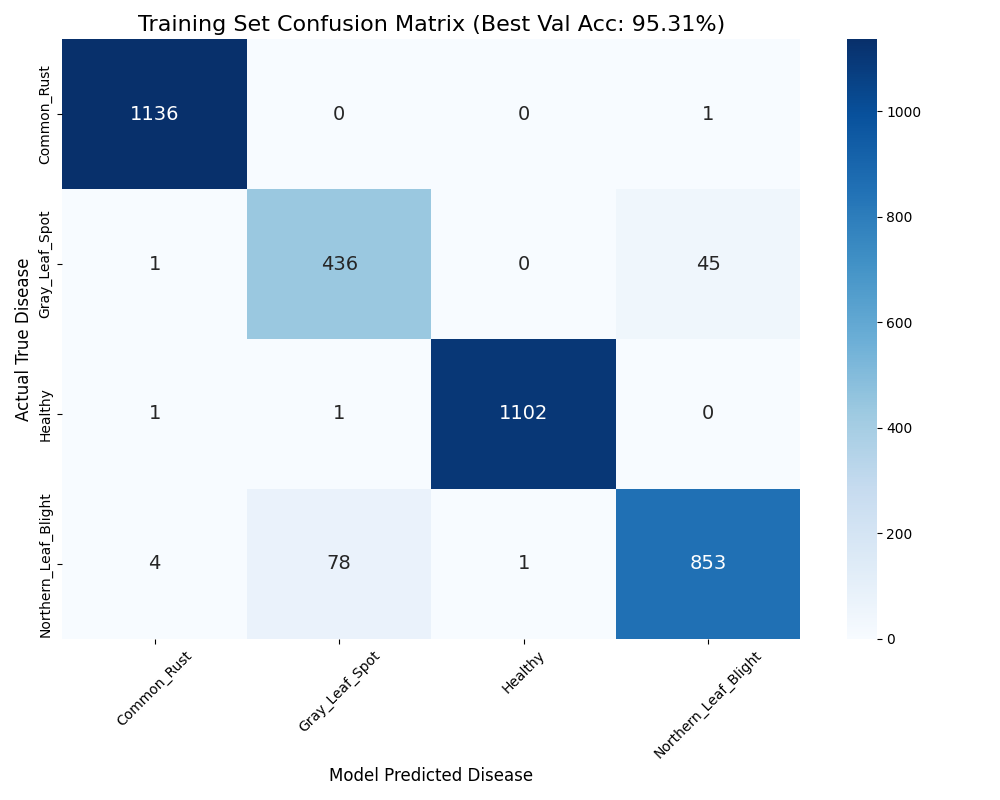

Recreate this plot in Python.
import torch
import torchvision
from torch import nn
from torch.utils.data import DataLoader, random_split
from torchvision import datasets
from torchvision.transforms import v2 as transforms
from sklearn.metrics import confusion_matrix
import seaborn as sns
import matplotlib.pyplot as plt
import numpy as np

# 1. Setup Device & Constants
device = 'cuda' if torch.cuda.is_available() else 'cpu'
MAIZE_DIR = "Maize"
IMG_SIZE = 224
BATCH_SIZE = 64
TRAIN_SIZE = 0.95

MEAN = [0.43762004375457764, 0.4983558654785156, 0.787480592727661]
STD  = [0.43693873286247253, 0.49755582213401794, 0.37814345955848694]

# 2. Strict Seed for Dataset Reconstruction
torch.manual_seed(1337)
if torch.cuda.is_available():
    torch.cuda.manual_seed(1337)

# Use deterministic transforms (no random augmentations)
eval_transform = transforms.Compose([
    transforms.ToImage(),
    transforms.ToDtype(torch.float32, scale=True),
    transforms.Resize((IMG_SIZE, IMG_SIZE)),
    transforms.Normalize(MEAN, STD)
])

# 3. Load and Split Data
full_dataset = datasets.ImageFolder(root=MAIZE_DIR, transform=eval_transform)
train_size = int(TRAIN_SIZE * len(full_dataset))
val_size = len(full_dataset) - train_size

# Because the seed is 1337, this split is mathematically identical to your training run
train_split, _ = random_split(full_dataset, [train_size, val_size])

train_loader = DataLoader(train_split, batch_size=BATCH_SIZE, shuffle=False, num_workers=2)
class_names = full_dataset.classes

# 4. Load the Model and Weights
print("[INFO] Loading Model...")
model = torchvision.models.mobilenet_v2()
model.classifier[1] = nn.Linear(in_features=1280, out_features=4)

# Load the saved state dictionary
checkpoint = torch.load("mobilenet_v2_best.pt", map_location=device)
model.load_state_dict(checkpoint['model'])

model = model.to(device)
model.eval()

# 5. Run Inference
all_preds = []
all_targets = []

print("[INFO] Generating Predictions...")
with torch.no_grad():
    for inputs, targets in train_loader:
        inputs = inputs.to(device)
        outputs = model(inputs)
        _, predicted = outputs.max(1)
        
        # Move back to CPU for sklearn
        all_preds.extend(predicted.cpu().numpy())
        all_targets.extend(targets.numpy())

# 6. Compute and Plot Confusion Matrix
cm = confusion_matrix(all_targets, all_preds)

plt.figure(figsize=(10, 8))
sns.heatmap(cm, annot=True, fmt='d', cmap='Blues', 
            xticklabels=class_names, 
            yticklabels=class_names,
            annot_kws={"size": 14}) # Make numbers easier to read

plt.title(f'Training Set Confusion Matrix (Best Val Acc: {checkpoint["best_acc"]:.2f}%)', fontsize=16)
plt.ylabel('Actual True Disease', fontsize=12)
plt.xlabel('Model Predicted Disease', fontsize=12)
plt.xticks(rotation=45)
plt.tight_layout()
plt.savefig("confussion_matrix")
plt.show()
